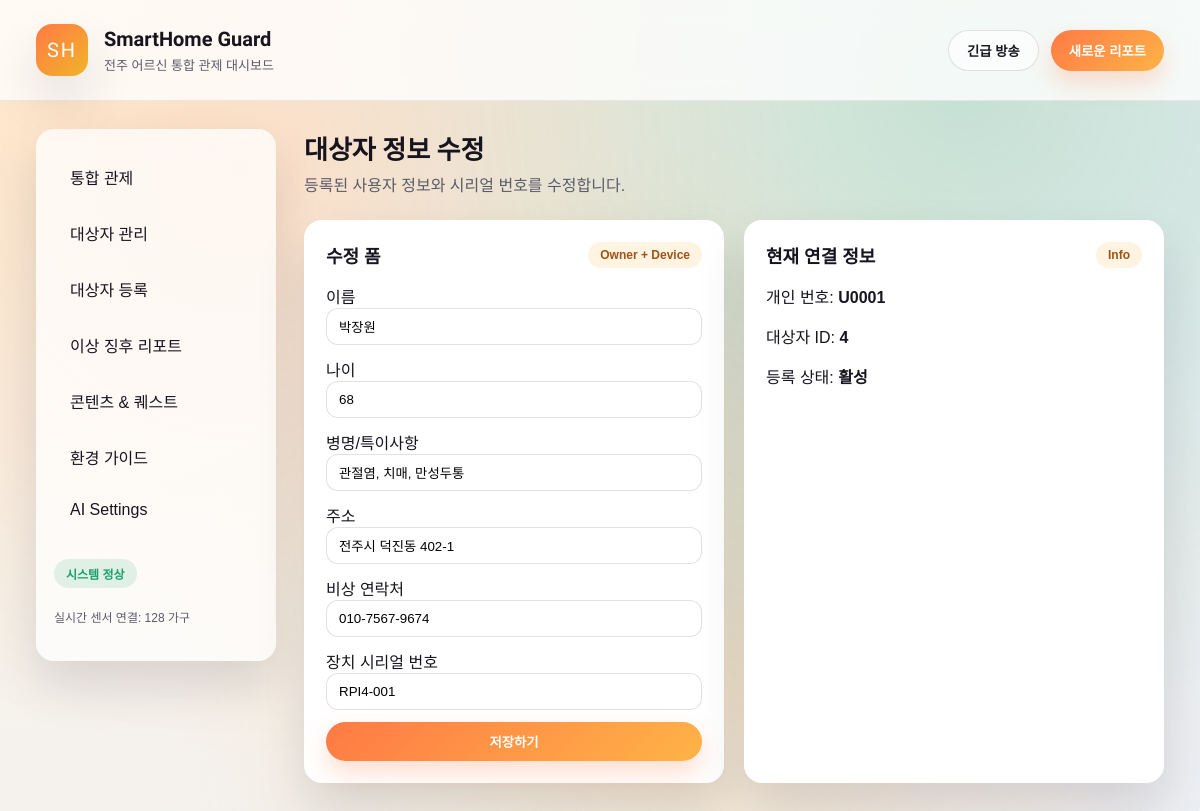
Screenshot of /device/1/edit/ with the database file from the repository.
### dashboard/models.py (models this page shows, shortened)
class Device(models.Model):
    class DetectionMode(models.TextChoices):
        NORMAL = "normal", "Normal"
        CARE = "care", "Care"
        EMERGENCY = "emergency", "Emergency"
    owner = models.ForeignKey(Owner, on_delete=models.CASCADE, related_name="devices")
    elderly = models.ForeignKey(
        Elderly,
        on_delete=models.SET_NULL,
        null=True,
        blank=True,
        related_name="devices",
    )
    serial = models.CharField(max_length=64, unique=True)
    is_primary = models.BooleanField(default=False)
    is_active = models.BooleanField(default=True)
    detection_mode = models.CharField(
        max_length=16, choices=DetectionMode.choices, default=DetectionMode.NORMAL
    )
    alert_enabled = models.BooleanField(default=True)
    config = models.JSONField(default=dict, blank=True)
    last_seen_at = models.DateTimeField(null=True, blank=True)
    created_at = models.DateTimeField(auto_now_add=True)
    updated_at = models.DateTimeField(auto_now=True)
    class Meta:
        constraints = [
            models.UniqueConstraint(
                fields=["owner"],
                condition=Q(is_primary=True),
                name="unique_primary_device_per_owner",
            )
        ]

class Owner(models.Model):
    user_id = models.CharField(max_length=32, unique=True)
    name = models.CharField(max_length=100)
    age = models.PositiveSmallIntegerField(null=True, blank=True)
    conditions = models.CharField(max_length=255, blank=True)
    phone = models.CharField(max_length=30, blank=True)
    created_at = models.DateTimeField(auto_now_add=True)
    updated_at = models.DateTimeField(auto_now=True)

class Elderly(models.Model):
    name = models.CharField(max_length=100)
    address = models.CharField(max_length=255, help_text="전주 지역구 포함")
    emergency_contact = models.CharField(max_length=100)
    baseline = models.JSONField(default=dict, blank=True)
    learning_progress = models.PositiveSmallIntegerField(default=0, help_text="0~100 진행률")
    created_at = models.DateTimeField(auto_now_add=True)

### dashboard/views.py (the view, shortened to what this page needs)
# urls.py: path('device/<int:device_id>/edit/', views.device_edit, name='device_edit'),
def device_edit(request, device_id: int):
    device = get_object_or_404(Device.objects.select_related("owner", "elderly"), id=device_id)
    ws_base = os.getenv("WS_BASE", "").strip()
    context = {
        "title": "대상자 정보 수정",
        "page_name": "device_vision",
        "device": device,
            "ws_base": ws_base,
    }
    return render(request, "dashboard/device_edit.html", context)

### templates/dashboard/device_edit.html (shortened to what this page needs)
{% extends 'dashboard/base.html' %}
{% block content %}
  <section class="page-header">
    <div>
      <h2>대상자 정보 수정</h2>
      <p>등록된 사용자 정보와 시리얼 번호를 수정합니다.</p>
    </div>
  </section>
  <div class="grid two">
    <section class="card">
      <div class="card-header">
        <h3>수정 폼</h3>
        <span class="chip">Owner + Device</span>
      </div>
      <form method="post" class="quest-form">
        <label>
          이름
          <input type="text" name="name" value="{{ device.owner.name }}" required>
        </label>
        <label>
          나이
          <input type="number" name="age" min="0" value="{{ device.owner.age|default:'' }}" placeholder="예: 82">
        </label>
        <label>
          병명/특이사항
          <input type="text" name="conditions" value="{{ device.owner.conditions|default:'' }}" placeholder="예: 관절염, 치매">
        </label>
        <label>
          주소
          <input type="text" name="address" value="{{ device.elderly.address|default:'' }}" placeholder="예: 전주시 덕진동 402-1">
        </label>
        <label>
          비상 연락처
          <input type="text" name="emergency_contact" value="{{ device.elderly.emergency_contact|default:'' }}" placeholder="예: 보호자 010-1234-5678">
        </label>
        <label>
          장치 시리얼 번호
          <input type="text" name="serial" value="{{ device.serial }}" required>
        </label>
        <button type="submit" class="primary">저장하기</button>
      </form>
    </section>
    <section class="card">
      <div class="card-header">
        <h3>현재 연결 정보</h3>
        <span class="chip">Info</span>
      </div>
      <p>개인 번호: <strong>{{ device.owner.user_id }}</strong></p>
      <p>대상자 ID: <strong>{{ device.elderly_id|default:"-" }}</strong></p>
      <p>등록 상태: <strong>{% if device.is_active %}활성{% else %}비활성{% endif %}</strong></p>
    </section>
  </div>
{% endblock %}

### static/dashboard/styles.css (style rules this page uses)
:root { color-scheme: light; --ink: #16141f; --muted: #5b5b6a; --accent: #ffb347; --accent-strong: #ff7a45; --surface: #ffffff; --surface-muted: #f5f1ec; --danger: #ff4d5a; --caution: #f0b429; --safe: #18a16c; --shadow: 0 24px 50px rgba(15, 12, 34, 0.12); --radius: 18px; }
* { box-sizing: border-box; }
body { margin: 0; font-family: 'Noto Sans KR', sans-serif; background: radial-gradient(circle at top left, #fff1d6 0%, #f6f2eb 45%, #ecf0f7 100%); color: var(--ink); min-height: 100vh; }
button { border: none; border-radius: 999px; padding: 10px 18px; font-weight: 600; cursor: pointer; transition: transform 0.2s ease, box-shadow 0.2s ease; }
button.primary { background: linear-gradient(135deg, #ff7a45, #ffb347); color: #fff; box-shadow: 0 12px 24px rgba(255, 122, 69, 0.25); }
.page-header { display: flex; justify-content: space-between; align-items: center; gap: 24px; }
.page-header h2 { margin: 0; font-size: 26px; font-family: 'Nanum Myeongjo', serif; }
.page-header p { margin: 6px 0 0; color: var(--muted); }
.grid { display: grid; gap: 20px; }
.grid.two { grid-template-columns: repeat(2, minmax(0, 1fr)); }
.card { background: var(--surface); border-radius: var(--radius); padding: 22px; box-shadow: var(--shadow); position: relative; }
.card-header { display: flex; justify-content: space-between; align-items: center; margin-bottom: 16px; }
.card h3 { margin: 0; font-size: 18px; }
.chip { padding: 6px 12px; border-radius: 999px; background: rgba(255, 179, 71, 0.16); color: #a15216; font-size: 12px; font-weight: 600; }
.quest-form, .broadcast-form { display: grid; gap: 12px; }
.quest-form input, .quest-form textarea, .quest-form select, .broadcast-form textarea, .broadcast-form select { width: 100%; padding: 10px 12px; border-radius: 12px; border: 1px solid rgba(22, 20, 31, 0.12); font-family: inherit; }

### rows the page displays
Device: name "박장원", age "68", conditions "관절염, 치매, 만성두통", address "전주시 덕진동 402-1", emergency_contact "010-7567-9674", serial "RPI4-001", owner.user_id "U0001", elderly_id "4"
